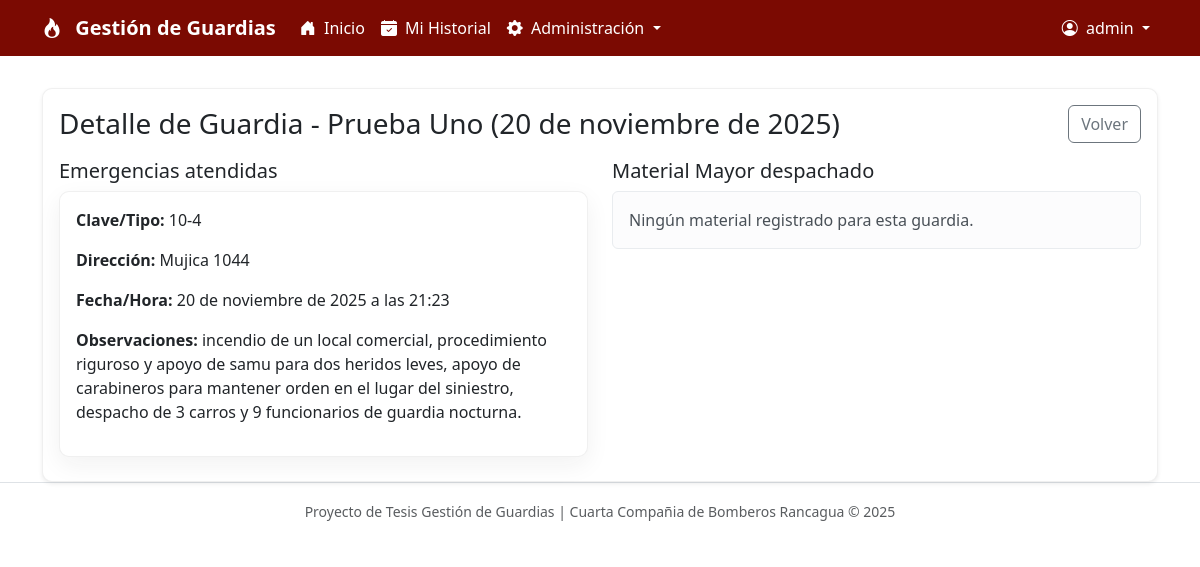
The page /guardia/2/detalle/ (signed in) on the database its author committed.
### gestion/models.py (models this page shows, shortened)
class AuditoriaModelo(models.Model):
    creado_por = models.ForeignKey(
        settings.AUTH_USER_MODEL,
        null=True,
        blank=True,
        on_delete=models.SET_NULL,
        related_name="%(app_label)s_%(class)s_creado",
        verbose_name="Creado por"
    )
    creado_el = models.DateTimeField(auto_now_add=True, verbose_name="Creado el")
    modificado_por = models.ForeignKey(
        settings.AUTH_USER_MODEL,
        null=True,
        blank=True,
        on_delete=models.SET_NULL,
        related_name="%(app_label)s_%(class)s_modificado",
        verbose_name="Modificado por"
    )
    modificado_el = models.DateTimeField(auto_now=True, verbose_name="Modificado el")
    class Meta:
        abstract = True

class Guardia(AuditoriaModelo):
    bombero = models.ForeignKey(Bombero, on_delete=models.CASCADE, related_name="guardias")
    fecha = models.DateField(verbose_name="Fecha de la guardia")
    tipo = models.CharField(max_length=20, default="Nocturna", verbose_name="Tipo de Guardia")
    hora_inicio = models.TimeField(null=True, blank=True)
    hora_fin = models.TimeField(null=True, blank=True)
    herramientas = models.CharField(max_length=255, null=True, blank=True, verbose_name="Herramientas utilizadas")
    apoyo_externo = models.CharField(max_length=255, null=True, blank=True, verbose_name="Apoyo externo (Carabineros/SAMU/otros)")
    lugar = models.CharField(max_length=200, null=True, blank=True, verbose_name="Lugar o sector")

class Bombero(models.Model):
    user = models.OneToOneField(User, on_delete=models.CASCADE)
    rut = models.CharField(max_length=12, unique=True, verbose_name="RUT")
    nombre = models.CharField(max_length=100, verbose_name="Nombre completo")
    rol = models.CharField(max_length=20, choices=[('Bombero', 'Bombero'), ('Jefe de Guardia', 'Jefe de Guardia'), ('Admin', 'Administrador')])

class Emergencia(AuditoriaModelo):
    vipercode = models.CharField(max_length=50, verbose_name="Código VIPER", null=True, blank=True)
    tipo = models.CharField(max_length=100, verbose_name="Tipo de Emergencia (Clave)")
    direccion = models.CharField(max_length=200, verbose_name="Dirección")
    fecha_hora = models.DateTimeField(auto_now_add=True)
    observaciones = models.TextField(null=True, blank=True)
    asistentes = models.ManyToManyField(Bombero, related_name="emergencias_atendidas")
    herramientas = models.CharField(max_length=255, null=True, blank=True, verbose_name="Herramientas utilizadas")
    apoyo_externo = models.CharField(max_length=255, null=True, blank=True, verbose_name="Apoyo externo (Carabineros/SAMU/otros)")
    lugar = models.CharField(max_length=200, null=True, blank=True, verbose_name="Lugar o sector")
    origen = models.CharField(
        max_length=20,
        choices=[('MANUAL', 'Registro Manual'), ('VIPER', 'Sincronizado desde VIPER')],
        default='MANUAL',
        verbose_name="Origen de la emergencia"
    )
    class Meta:
        verbose_name_plural = "Emergencias"

### gestion/views.py (the view)
# urls.py: path('guardia/<int:pk>/detalle/', views.detalle_guardia, name='detalle_guardia'),
@login_required
def detalle_guardia(request, pk):
    guardia = get_object_or_404(Guardia, pk=pk)
    user_bombero = getattr(request.user, 'bombero', None)
    if not (request.user.is_staff or request.user.is_superuser or user_bombero == guardia.bombero):
        messages.error(request, 'No tienes permiso para ver este detalle.')
        return redirect('historial')
    emergencias = guardia.bombero.emergencias_atendidas.filter(fecha_hora__date=guardia.fecha)
    materiales = guardia.materiales.all()
    return render(request, 'gestion/detalle_guardia.html', {'guardia': guardia, 'emergencias': emergencias, 'materiales': materiales})

### templates/gestion/detalle_guardia.html (shortened to what this page needs)
{% extends 'base.html' %}
{% block content %}
<div class="card shadow-sm">
  <div class="card-body">
    <div class="d-flex justify-content-between align-items-center mb-3">
      <h3 class="mb-0">Detalle de Guardia - {{ guardia.bombero.nombre }} ({{ guardia.fecha }})</h3>
      <a href="{% url 'historial' %}" class="btn btn-outline-secondary">Volver</a>
    </div>
    <div class="row">
      <div class="col-md-6">
        <h5>Emergencias atendidas</h5>
        {% if emergencias %}
          {% for e in emergencias %}
            <div class="card mb-2">
              <div class="card-body">
                <p><strong>Clave/Tipo:</strong> {{ e.tipo }}</p>
                <p><strong>Dirección:</strong> {{ e.direccion }}</p>
                <p><strong>Fecha/Hora:</strong> {{ e.fecha_hora }}</p>
                {% if e.observaciones %}
                  <p><strong>Observaciones:</strong> {{ e.observaciones }}</p>
                {% endif %}
              </div>
            </div>
          {% endfor %}
        {% else %}
          <div class="alert alert-light">No se registraron emergencias para esta guardia.</div>
        {% endif %}
      </div>
      <div class="col-md-6">
        <h5>Material Mayor despachado</h5>
        {% if materiales %}
          <table class="table table-sm">
            <thead>
              <tr>
                <th>Vehículo</th>
                <th>Llegada (6-3)</th>
                <th>Retiro (6-9)</th>
                <th>Llegada a cuartel (6-10)</th>
              </tr>
            </thead>
            <tbody>
              {% for m in materiales %}
                <tr>
                  <td>{{ m.vehiculo }}</td>
                  <td>{{ m.llegada|default:'--' }}</td>
                  <td>{{ m.retiro|default:'--' }}</td>
                  <td>{{ m.llegada_cuartel|default:'--' }}</td>
                </tr>
              {% endfor %}
            </tbody>
          </table>
        {% else %}
          <div class="alert alert-light">Ningún material registrado para esta guardia.</div>
        {% endif %}
      </div>
    </div>
  </div>
</div>
{% endblock %}

### templates/base.html (shortened to what this page needs)
<!DOCTYPE html>
<html lang="es">
<head>
    {% load static %}
    <link href="https://cdn.jsdelivr.net/npm/bootstrap@5.3.3/dist/css/bootstrap.min.css" rel="stylesheet">
    <link rel="stylesheet" href="https://cdnjs.cloudflare.com/ajax/libs/font-awesome/6.5.0/css/all.min.css">
    <link rel="stylesheet" href="https://cdn.jsdelivr.net/npm/bootstrap-icons@1.11.3/font/bootstrap-icons.min.css">
    <link rel="stylesheet" type="text/css" href="{% static 'css/styles.css' %}">
</head>
<body >
    <nav class="navbar navbar-expand-lg navbar-dark fixed-top" style="background-color: #2c3e50;">
        <div class="container container-xl">
            <a class="navbar-brand fw-bold" href="{% url 'index' %}">
                <i class="bi bi-fire navbar-brand-icon me-2"></i>
                Gestión de Guardias
            </a>
            <div class="collapse navbar-collapse" id="navbarNav">
                <ul class="navbar-nav me-auto mb-2 mb-lg-0 ">
                    {% if user.is_authenticated %}
                        <li class="nav-item">
                            <a class="nav-link {% if request.path == '/' %}active{% endif %}" href="{% url 'index' %}">
                                <i class="bi bi-house-door-fill me-1"></i> Inicio
                            </a>
                        </li>
                        <li class="nav-item">
                            <a class="nav-link {% if 'historial' in request.path %}active{% endif %}" href="{% url 'historial' %}">
                                <i class="bi bi-calendar-check-fill me-1"></i> Mi Historial
                            </a>
                        </li>
                        {% if user.is_superuser or user.is_staff %}
                        <li class="nav-item dropdown ">
                            <a class="nav-link dropdown-toggle" href="#" id="adminDropdown" role="button" data-bs-toggle="dropdown" aria-expanded="false">
                                <i class="bi bi-gear-fill me-1"></i> Administración
                            </a>
                        </li>
                        {% endif %}
                    {% endif %}
                </ul>
                <ul class="navbar-nav">
                    {% if user.is_authenticated %}
                        <li class="nav-item dropdown">
                            <a class="nav-link dropdown-toggle" href="#" id="userDropdown" role="button" data-bs-toggle="dropdown" aria-expanded="false">
                                <i class="bi bi-person-circle me-1"></i>
                                {{ user.first_name|default:user.username }}
                            </a>
                        </li>
                    {% else %}
                        <li class="nav-item">
                            <a class="nav-link btn btn-sm btn-danger text-white px-3" href="{% url 'login' %}">
                                <i class="bi bi-box-arrow-in-right me-1"></i> Iniciar Sesión
                            </a>
                        </li>
                    {% endif %}
                </ul>
            </div>
        </div>
    </nav>
    <main class="container mt-4">
        {% block content %}
        {% endblock %}
    </main>
    <footer class="footer mt-auto py-3 bg-white border-top">
        <div class="container text-center">
            <span class="text-muted small">Proyecto de Tesis Gestión de Guardias | Cuarta Compañia de Bomberos Rancagua &copy; 2025</span>
        </div>
    </footer>
</body>
</html>

### static/css/styles.css (style rules this page uses)
:root { --navbar-height: 72px; --brand-burgundy: #7b0a02; --brand-red: #d32f2f; --brand-white: #ffffff; --brand-muted: #f8f7f7; --brand-text: #1f1f1f; }
html, body { height: 100%; }
body { padding-top: var(--navbar-height); }
main.container { padding-top: 0.5rem; }
.navbar.fixed-top { z-index: 1030; }
.navbar.fixed-top, .navbar { background-color: var(--brand-burgundy) !important; }
.navbar .navbar-brand, .navbar .nav-link, .navbar .navbar-text { color: var(--brand-white) !important; }
.card { border-radius: 10px; border: 1px solid rgba(0,0,0,0.06); background: var(--brand-white) !important; box-shadow: 0 8px 24px rgba(31,31,31,0.06); }
a { color: var(--brand-red); }
.navbar .navbar-brand, .navbar .nav-link { color: var(--brand-white) !important; }
.card { margin: 0 auto; }

### rows shown on the page
Guardia: bombero.nombre "Prueba Uno", fecha "20 de noviembre de 2025"
Emergencia: tipo "10-4", direccion "Mujica 1044", fecha_hora "20 de noviembre de 2025 a las 21:23", observaciones "incendio de un local comercial, procedimiento riguroso y apoyo de samu para dos heridos leves, apoyo de carabineros para mantener orden en el lugar del siniestro, despacho de 3 carros y 9 funcionarios de guardia nocturna."

### other values the page prints
{{ user.first_name|default:user.username }} "admin"
